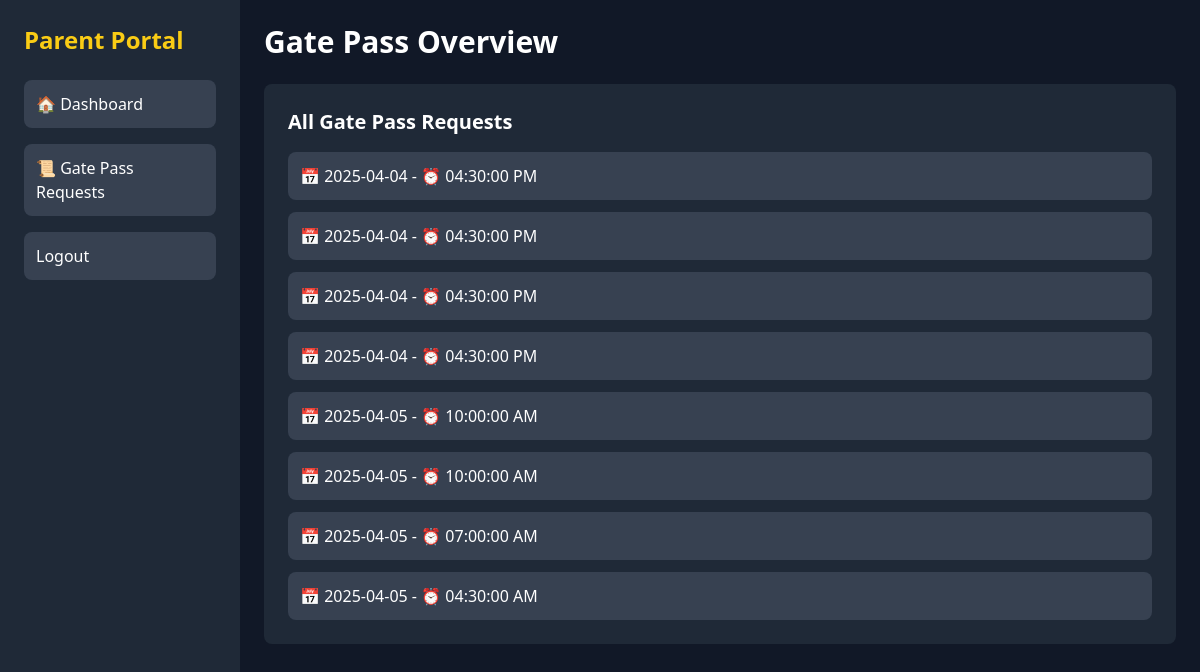
Page /allgpas (signed in) on the committed database.
### models/models.py (models this page shows)
class GatePassRequest(db.Model):
    __tablename__ = "gatepass_requests"
    id = db.Column(db.Integer, primary_key=True)
    student_id = db.Column(db.Integer, db.ForeignKey("students.admno"), nullable=False)
    parent_id = db.Column(db.Integer, db.ForeignKey("parents.id"), nullable=False)
    request_date = db.Column(db.Date, nullable=False)
    request_time = db.Column(db.String(10), nullable=False)
    pass_type = db.Column(db.String(50), nullable=False)
    reason = db.Column(db.String(255), nullable=False)
    place = db.Column(db.String(100), nullable=False)
    going_date = db.Column(db.Date, nullable=False)
    going_time = db.Column(db.String(10), nullable=False)
    return_date = db.Column(db.Date, nullable=False)
    status = db.Column(db.String(30), default="pending")

### controllers/controllers.py (the view)
@app.route("/allgpas")
def allg():
    role=session.get('role')
    if role == 'parent':
        gp=GatePassRequest.query.filter_by(parent_id=session['id']).all()
        return render_template("allgpass.html",gp=gp)
    else:
        return redirect("/")

### templates/allgpass.html (shortened to what this page needs)
<!DOCTYPE html>
<html lang="en">
<head>
    <script src="https://cdn.tailwindcss.com"></script>
</head>
<body class="bg-gray-900 text-white">
    <div class="flex h-screen">
        <div class="w-1/5 bg-gray-800 p-6 flex flex-col space-y-6">
            <h2 class="text-2xl font-bold text-yellow-400">Parent Portal</h2>
            <nav class="space-y-4">
                <a href="/pportal" class="block p-3 bg-gray-700 rounded-lg hover:bg-yellow-400 hover:text-gray-900">🏠 Dashboard</a>
                <a href="#" class="block p-3 bg-gray-700 rounded-lg hover:bg-yellow-400 hover:text-gray-900">📜 Gate Pass Requests</a>
                <a href="/logout" class="block p-3 bg-gray-700 rounded-lg hover:bg-yellow-400 hover:text-gray-900">Logout</a>
            </nav>
        </div>
        <div class="flex-1 p-6">
            <h1 class="text-3xl font-bold mb-6">Gate Pass Overview</h1>
            <div class="bg-gray-800 p-6 rounded-lg mt-6">
                <h2 class="text-xl font-semibold mb-4">All Gate Pass Requests</h2>
                <ul id="gatePassList" class="space-y-3">
                    {% for pass in gp%}
                    <li class="p-3 bg-gray-700 rounded-lg flex justify-between items-center">
                        <span>📅 {{ pass.going_date }} - ⏰ {{ pass.going_time }}</span>
                    </li>
                    {% endfor %}
                </ul>
            </div>
        </div>
    </div>
</body>
</html>

### rows in the picture
GatePassRequest: going_date "2025-04-04", going_time "04:30:00 PM"
GatePassRequest: going_date "2025-04-04", going_time "04:30:00 PM"
GatePassRequest: going_date "2025-04-04", going_time "04:30:00 PM"
GatePassRequest: going_date "2025-04-04", going_time "04:30:00 PM"
GatePassRequest: going_date "2025-04-05", going_time "10:00:00 AM"
GatePassRequest: going_date "2025-04-05", going_time "10:00:00 AM"
GatePassRequest: going_date "2025-04-05", going_time "07:00:00 AM"
GatePassRequest: going_date "2025-04-05", going_time "04:30:00 AM"
